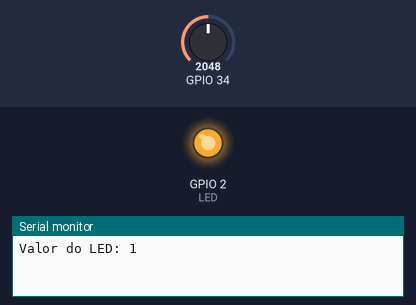
Simulated run of this program. Board: ESP32. Shown: output pins drawn as LEDs (lit = HIGH), the last lines printed to the serial monitor. Inputs (shaded band) come from the test bench; at power-on: GPIO 34 = 2048.

Above: at 0.7 s.
At 5.2 s:
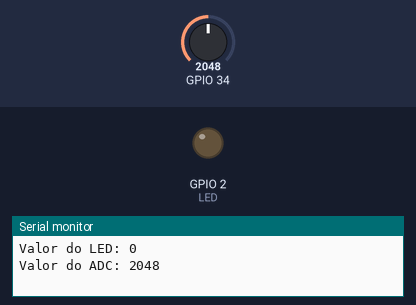
Timing chart, 0 to 6.9 s (numbered marks = the images above):
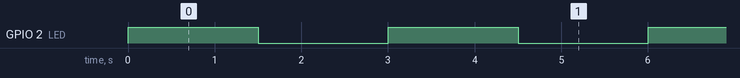

The program:

main.cpp
```cpp
/*********************************************************
* Exemplo que demonstra como enviar valores para uma fila
* a partir de uma ISR
* Por: Fábio Souza
*********************************************************/

#include <Arduino.h>
#include "freertos/FreeRTOS.h"
#include "freertos/task.h"
#include "freertos/queue.h"
#include "freertos/semphr.h"

#define LED 2

TaskHandle_t xTaskADCHandle;

SemaphoreHandle_t xSemaphore;

void vtaskADC(void *pvParameters);

void setup(){

  Serial.begin(9600);
  pinMode(LED, OUTPUT);

  xSemaphore = xSemaphoreCreateBinary(); //CRIAÇÃO DO SEMAFORO EM BINARIO

  if(xSemaphore == NULL){
    Serial.println("Nao foi possivel criar o semaforo");
    while(1);
  }

  xTaskCreate(vtaskADC, "TaskADC", configMINIMAL_STACK_SIZE+1024, NULL, 1, &xTaskADCHandle);

}

//sincroniza o loop com vTaskADC após o LED piscar, então fazendo a leitura da entrada ADC
void loop(){
  digitalWrite(LED, !digitalRead(LED));
  Serial.println("Valor do LED: " + String(digitalRead(LED)));
  vTaskDelay(pdMS_TO_TICKS(1500));
  xSemaphoreGive(xSemaphore);
}

void vtaskADC(void *pvParameters){

  int adcValue;

  while (1){
    xSemaphoreTake(xSemaphore, portMAX_DELAY);
    adcValue = analogRead(34);
    Serial.println("Valor do ADC: " + String(adcValue));
    Serial.println(" ");
  }
}
```

Measured:
- by itself, GPIO 2 (LED): alternates HIGH for 1.5 s and LOW for 1.5 s
